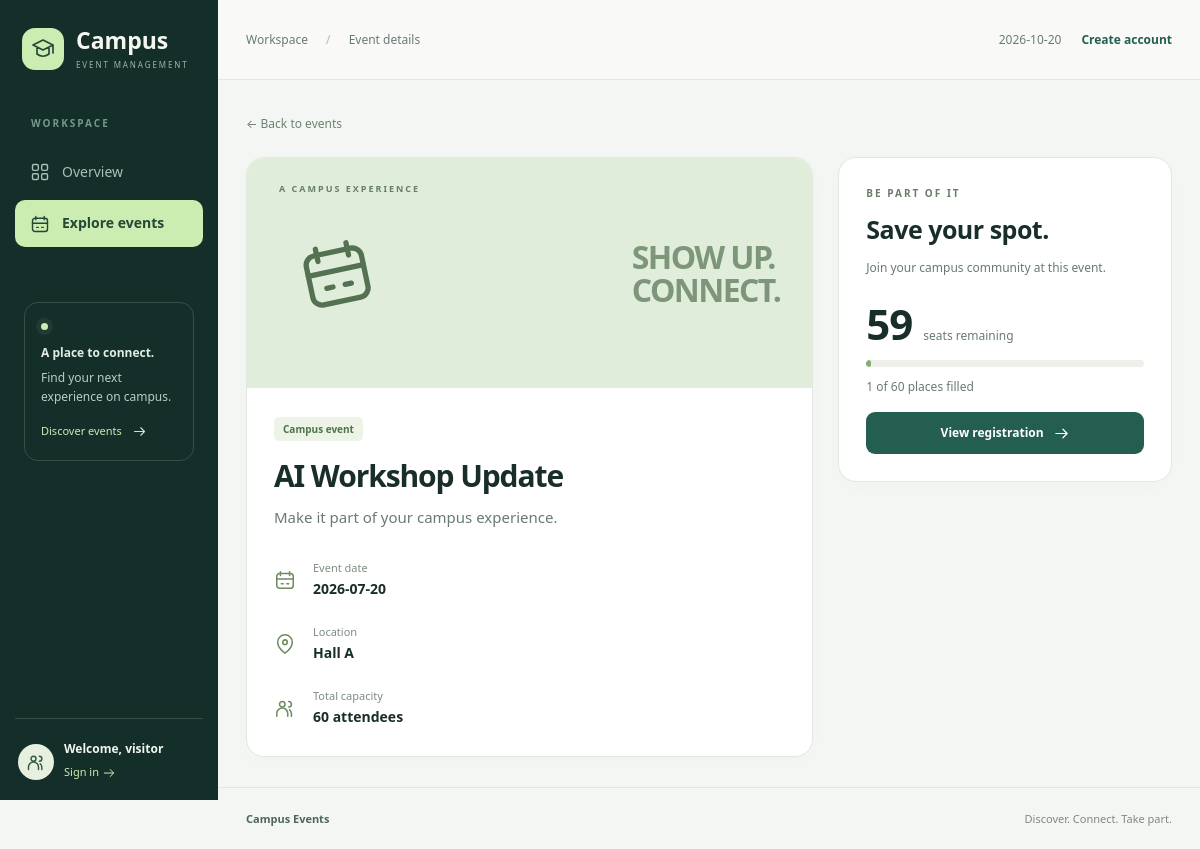
Screenshot of /event/1 with the database file from the repository.
### tables this page shows
CREATE TABLE Events (
    event_id INTEGER PRIMARY KEY AUTOINCREMENT,
    name TEXT NOT NULL,
    date TEXT NOT NULL,
    location TEXT NOT NULL,
    capacity INTEGER NOT NULL
);

### app.py (the view)
@app.route("/event/<int:event_id>")
def event_details(event_id):
    event = get_event_by_id(event_id)
    if not event:
        return "Event not found", 404
    registered = count_registrations(event_id)
    remaining = event["capacity"] - registered
    return render_template(
        "event_details.html",
        event=event,
        registered=registered,
        remaining=remaining
    )

### app.py (called while the page is built)
@app.context_processor
def ui_context():
    from datetime import date
    return {"today": date.today().isoformat()}

### database.py (called while the page is built)
def get_connection():
    conn = sqlite3.connect(Path(__file__).resolve().parent / "database.db")
    conn.row_factory = sqlite3.Row
    return conn

def get_event_by_id(event_id):
    conn = get_connection()
    conn.row_factory = sqlite3.Row
    cursor = conn.cursor()
    cursor.execute("""
        SELECT *
        FROM Events
        WHERE event_id = ?
    """, (event_id,))
    event = cursor.fetchone()
    conn.close()
    return event

def count_registrations(event_id):
    conn = get_connection()
    cursor = conn.cursor()
    cursor.execute("""
        SELECT COUNT(*)
        FROM Registrations
        WHERE event_id = ?
    """, (event_id,))
    count = cursor.fetchone()[0]
    conn.close()
    return count

### templates/event_details.html
{% extends 'base.html' %}{% from '_ui.html' import icon with context %}{% block title %}{{ event['name'] }}{% endblock %}{% block breadcrumb %}Event details{% endblock %}{% block content %}
<a class="back-link" href="{{ url_for('events') }}">← Back to events</a><div class="detail-grid"><section class="panel detail-main"><div class="detail-art art-0"><span class="eyebrow">A CAMPUS EXPERIENCE</span>{{ icon('calendar',75) }}<span class="detail-art-word">SHOW UP.<br>CONNECT.</span></div><div class="panel-body"><span class="badge badge-green">Campus event</span><h1 class="detail-title">{{ event['name'] }}</h1><p class="muted">Make it part of your campus experience.</p><div class="detail-facts"><div>{{ icon('calendar',22) }}<div><small>Event date</small><strong>{{ event['date'] }}</strong></div></div><div>{{ icon('pin',22) }}<div><small>Location</small><strong>{{ event['location'] }}</strong></div></div><div>{{ icon('users',22) }}<div><small>Total capacity</small><strong>{{ event['capacity'] }} attendees</strong></div></div></div></div></section>
<aside class="panel booking-panel"><div class="panel-body"><p class="eyebrow">BE PART OF IT</p><h2>Save your spot.</h2><p class="muted">Join your campus community at this event.</p><div class="seat-count"><strong>{{ remaining }}</strong><span>seats remaining</span></div><div class="progress-track" role="progressbar" aria-label="Registered attendees" aria-valuenow="{{ registered }}" aria-valuemin="0" aria-valuemax="{{ event['capacity'] }}"><span style="width:{{ ([100,registered * 100 / event['capacity']]|min) if event['capacity'] > 0 else 0 }}%"></span></div><p class="small muted">{{ registered }} of {{ event['capacity'] }} places filled</p><a class="btn btn-primary full-width" href="{{ url_for('register_page',event_id=event['event_id']) }}">{{ 'View registration' if remaining > 0 else 'View availability' }} {{ icon('arrow',17) }}</a>{% if session.get('role') == 'Admin' %}<a class="btn btn-outline full-width mt" href="{{ url_for('edit_event_page',event_id=event['event_id']) }}">{{ icon('edit',17) }} Edit event</a>{% endif %}</div></aside></div>{% endblock %}

### static/css/style.css (style rules this page uses)
:root { --ink:#192e2b;--muted:#697a76;--green:#245e50;--green-dark:#173d35;--mint:#ccedb1;--bg:#f4f6f3;--line:#e2e8e1;--white:#fff;--sidebar:244px;--radius:18px;--danger:#a73e35;--shadow:0 4px 20px #203e2d04 }
* { box-sizing:border-box }
body { margin:0;background:var(--bg);color:var(--ink);font:15px/1.6 'Segoe UI',-apple-system,BlinkMacSystemFont,Arial,sans-serif }
a { color:inherit;text-decoration:none }
button,a,input { -webkit-tap-highlight-color:transparent }
h1,h2,h3,p { margin-top:0 }
h1 { font-size:clamp(27px,2.7vw,37px);line-height:1.22;letter-spacing:-1.1px;font-weight:650;margin-bottom:10px }
h2 { font-size:23px;line-height:1.3;letter-spacing:-.5px;margin-bottom:8px;font-weight:650 }
p { margin-bottom:16px }
.eyebrow { font-size:10px;font-weight:700;letter-spacing:2px;color:#677e65;margin-bottom:10px;display:block }
.btn { display:inline-flex;justify-content:center;align-items:center;gap:9px;padding:11px 18px;line-height:1.35;font-weight:600;font-size:12px;border:1px solid transparent;border-radius:9px;min-height:42px;transition:background .15s,transform .15s;white-space:nowrap }
.btn-primary { background:var(--green);color:#fff }
.badge { font-size:10px;font-weight:600;display:inline-flex;align-items:center;border-radius:5px;padding:4px 9px;white-space:nowrap }
.badge-green { color:#4e7247;background:#edf4e7 }
.art-0 { background:#e1eddb;color:#547251 }
.muted { color:var(--muted) }
.small { font-size:11px }
.panel { border:1px solid var(--line);border-radius:var(--radius);background:#fff;overflow:hidden;box-shadow:var(--shadow);min-width:0 }
.panel-body { padding:27px }
.back-link { color:#6e826f;font-size:12px;display:inline-block;margin-bottom:24px }
.detail-grid { display:grid;grid-template-columns:minmax(0,1.7fr) minmax(270px,1fr);gap:25px;align-items:start }
.detail-art { min-height:230px;display:flex;position:relative;align-items:center;justify-content:space-between;padding:32px;overflow:hidden }
.detail-art .eyebrow { position:absolute;top:24px;font-size:9px;letter-spacing:2px }
.detail-art-word { font-size:40px;letter-spacing:-1.6px;line-height:1.04;font-weight:600;opacity:.7 }
.detail-title { font-size:30px;margin:17px 0 10px }
.detail-facts { margin-top:30px;display:grid;gap:22px }
.detail-facts>div { display:flex;align-items:center;gap:17px;color:#6e8c60 }
.detail-facts small { display:block;font-size:11px;color:#7e8c7f }
.detail-facts strong { font-size:14px;color:var(--ink);font-weight:550;overflow-wrap:anywhere }
.booking-panel h2 { font-size:25px;margin:12px 0 }
.booking-panel .muted { font-size:12px }
.seat-count { display:flex;align-items:baseline;gap:11px;margin:26px 0 15px;flex-wrap:wrap }
.seat-count strong { font-size:42px;line-height:1;letter-spacing:-1px;font-weight:600 }
.seat-count span { color:var(--muted);font-size:12px }
.progress-track { height:7px;background:#edf1e9;border-radius:8px;overflow:hidden;margin:10px 0 }
.progress-track>span { display:block;height:100%;background:#88ac76;border-radius:8px }
.full-width { width:100% }
@media (max-width:1200px) { :root { --sidebar:218px } }
@media (max-width:1200px) { .detail-art-word { font-size:32px } }

### rows the page displays
Events: name "AI Workshop Update", date "2026-07-20", location "Hall A", capacity "60"

### other values shown
{{ remaining }} "59"
{{ registered }} "1"
{{ 'View registration' if remaining > 0 else 'View availability' }} "View registration"
